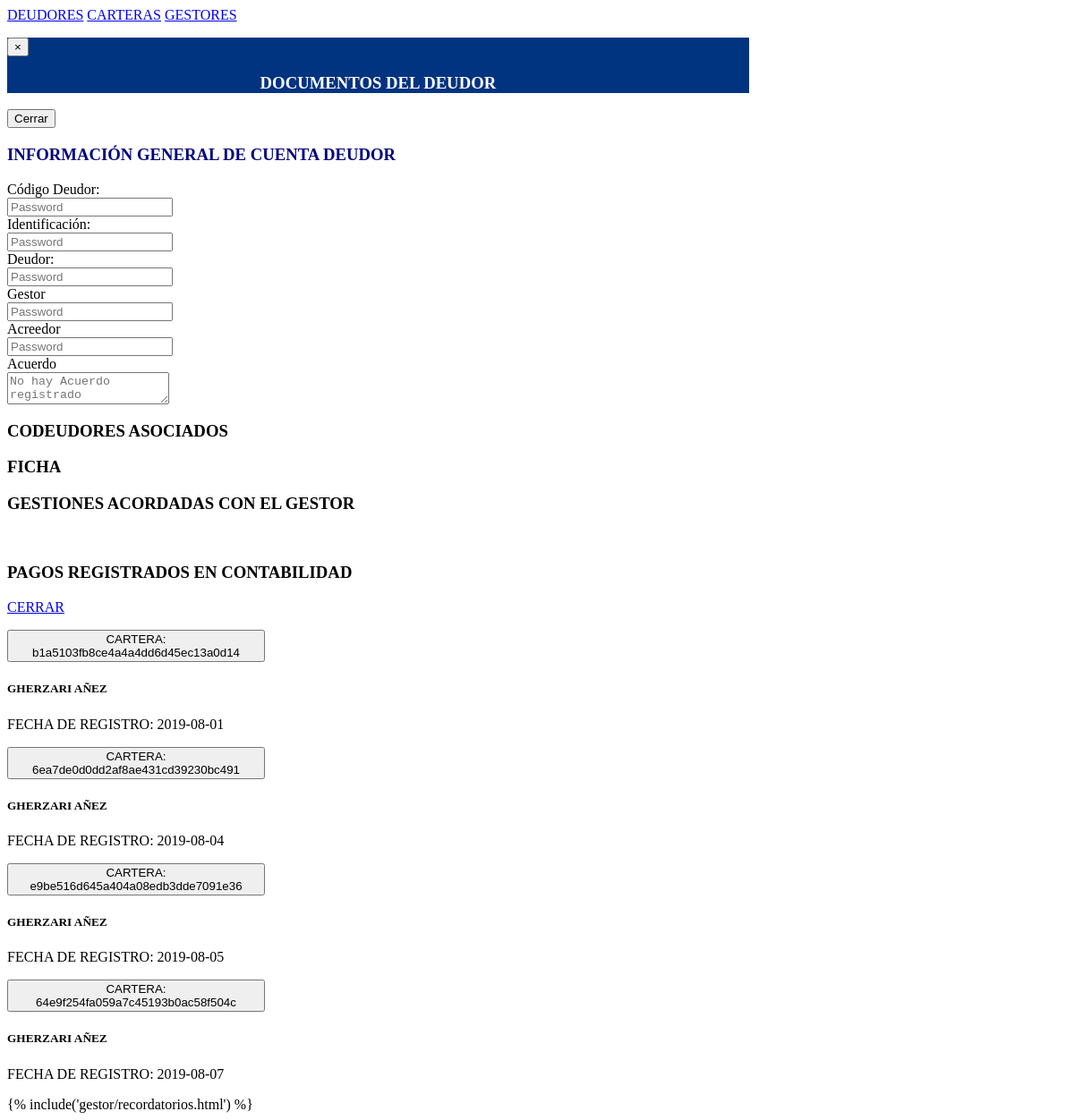
/controlador/cartera/vistacarteras.php, run on an earlier commit of the app's database.
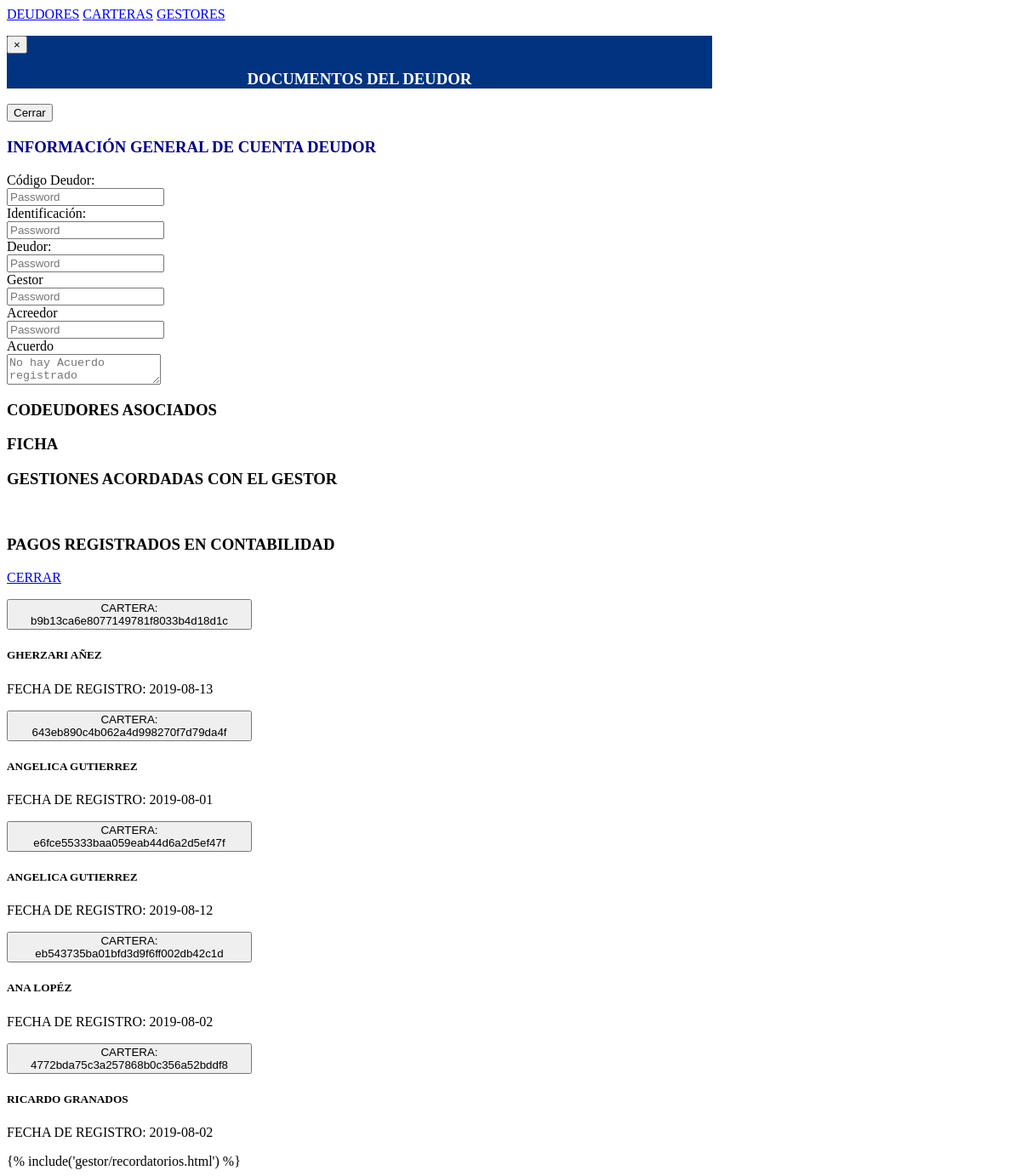
And on a later commit of the database.
### tables this page shows
CREATE TABLE IF NOT EXISTS `cartera` (
  `id` int(11) NOT NULL AUTO_INCREMENT,
  `token` varchar(50) NOT NULL,
  `id_acreedor` int(11) NOT NULL,
  `fecha` date NOT NULL,
  PRIMARY KEY (`id`),
  UNIQUE KEY `token_unique` (`token`),
  KEY `FK_ACREEDOR` (`id_acreedor`)
);

CREATE TABLE IF NOT EXISTS `acreedor` (
  `id` int(11) NOT NULL AUTO_INCREMENT,
  `tipo_documento` varchar(5) NOT NULL,
  `documento` varchar(20) NOT NULL,
  `razon_social` varchar(50) NOT NULL,
  PRIMARY KEY (`id`) USING BTREE,
  UNIQUE KEY `documento` (`documento`)
);

### controlador/cartera/vistas/vercarteras.php (the view, shortened to what this page needs)
<?php
include ('conexion.php');
$vercarteras = $cn->query("SELECT * FROM cartera  inner join acreedor on cartera.id_acreedor=acreedor.id");
 ?>
<section class="form-inline m-3 col-12">
 <?php if (mysqli_num_rows($vercarteras) != 0) {
    while ($ver = mysqli_fetch_assoc($vercarteras)) { ?>
    <div class="card border-dark mb-3 m-2" style="max-width: 18rem;">
    <div class="card-header">
    	<div class="mb-0">
        <button class="btn btn-link btn-sm">
            CARTERA: <?= $ver['token'] ?>
        </button>
      </div>
    </div>
    <div class="card-body text-dark">
      <h5 class="card-title text-center"><?= utf8_encode($ver['razon_social']) ?></h5>
      <p class="card-text">FECHA DE REGISTRO: <?= $ver['fecha'] ?></p>
    </div>
    </div>
    <?php }
    } ?>
</section>

What changed in the data, as far as the page shows it:
removed cartera: token "6ea7de0d0dd2af8ae431cd39230bc491", id_acreedor.razon_social "GHERZARI AÑEZ", fecha "2019-08-04"
removed cartera: token "e9be516d645a404a08edb3dde7091e36", id_acreedor.razon_social "GHERZARI AÑEZ", fecha "2019-08-05"
removed cartera: token "64e9f254fa059a7c45193b0ac58f504c", id_acreedor.razon_social "GHERZARI AÑEZ", fecha "2019-08-07"
changed cartera "GHERZARI AÑEZ": token "b1a5103fb8ce4a4a4dd6d45ec13a0d14" → "b9b13ca6e8077149781f8033b4d18d1c"; fecha "2019-08-01" → "2019-08-13"
added cartera: token "643eb890c4b062a4d998270f7d79da4f", id_acreedor.razon_social "ANGELICA GUTIERREZ", fecha "2019-08-01"
added cartera: token "e6fce55333baa059eab44d6a2d5ef47f", id_acreedor.razon_social "ANGELICA GUTIERREZ", fecha "2019-08-12"
added cartera: token "eb543735ba01bfd3d9f6ff002db42c1d", id_acreedor.razon_social "ANA LOPÉZ", fecha "2019-08-02"
added cartera: token "4772bda75c3a257868b0c356a52bddf8", id_acreedor.razon_social "RICARDO GRANADOS", fecha "2019-08-02"
